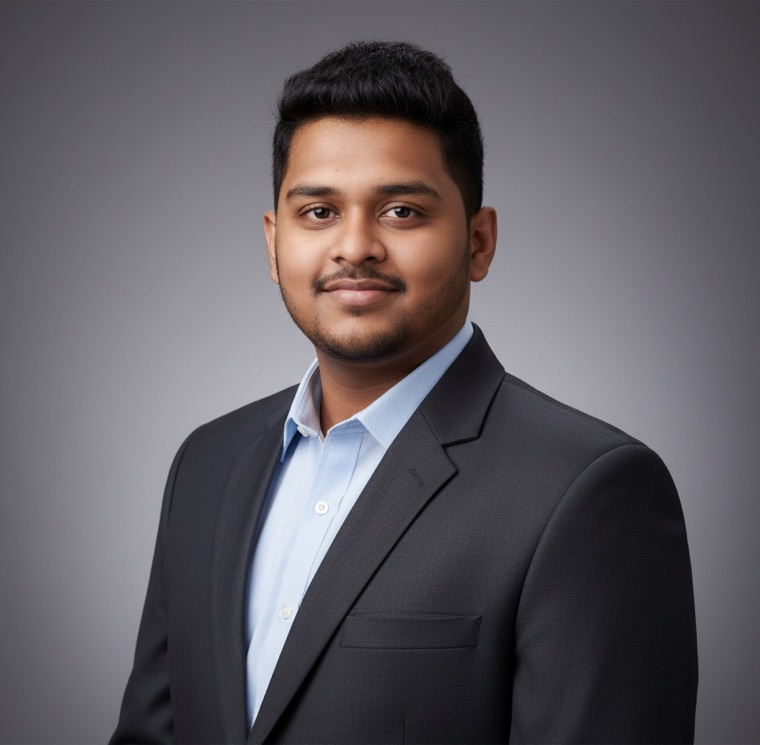
#> input picture assets/portrait.png, 760 x 745 px, found by its file name
$ python matte.py public/assets/portrait.png public/assets/portrait-cut.png
#> lines starting #> are read from the running program, lines starting #| are printed output that depends on the picture; after the words box and inside, x2 and y2 are one past the last pixel; in counts of white or black regions, pixels touching at a corner belong together
#> in main, im is the input picture: PIL image 760x745 RGB; mean R, G, B 96.9, 92.8, 98.3
"""Cut the studio backdrop out of the portrait.

The source is a bust on a smooth grey radial gradient. Rather than keying a
single colour (which eats the suit's shadow side and leaves a halo in the
hair), this models the backdrop as a smooth surface fitted from the border
pixels, then treats the per-pixel distance from that surface as coverage.

    python3 scripts/matte.py public/assets/portrait.png public/assets/portrait-cut.png

Output is a straight-alpha RGBA PNG, cropped to the subject's bounding box.
"""

import sys
import numpy as np
from PIL import Image, ImageFilter


def _basis(xs, ys, w, h):
    """Cubic polynomial basis — flexible enough for a studio vignette."""
    x = (xs / w).astype(np.float64).ravel()
    y = (ys / h).astype(np.float64).ravel()
    return np.stack([
        np.ones_like(x), x, y,
        x * x, y * y, x * y,
        x ** 3, y ** 3, x * x * y, x * y * y,
    ], 1)


def background_model(rgb, border=16, rounds=4):
    """Learn the backdrop as a smooth surface, then let it learn its own glow.

    A border-only fit is not enough: this backdrop carries a vignette that
    brightens right where the subject stands, and the residual there reads as
    "subject", leaving a grey halo hugging the shoulders. So the fit is run
    EM-style — fit, decide which pixels look like backdrop, refit including
    them — which absorbs the glow while the person stays far from the surface.
    """
#> called with border = 16, rounds = 4
    h, w, _ = rgb.shape
#> h = 745; w = 760
    ys, xs = np.mgrid[0:h, 0:w]
    G = _basis(xs, ys, w, h)
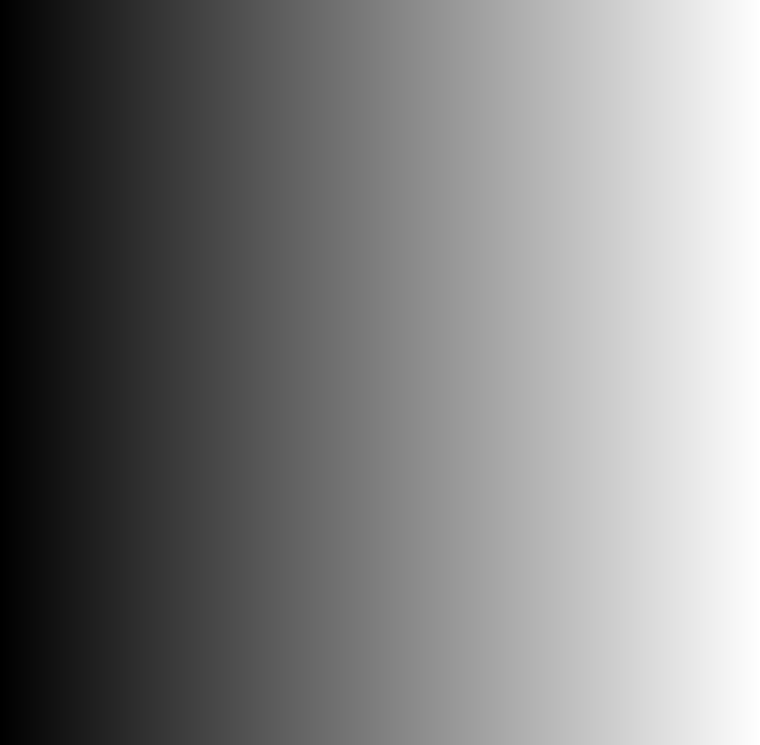
#> xs: shape (745, 760) int64; min 0, max 759, mean 379.5; drawn with min black and max white
    flat = rgb.reshape(-1, 3).astype(np.float64)

    # seed: top band plus the side columns above the shoulders (real backdrop)
    seed = np.zeros((h, w), bool)
    seed[:border, :] = True
    upper = int(h * 0.45)
#> upper = 335
    seed[:upper, :border] = True
    seed[:upper, -border:] = True
    keep = seed.ravel()

    surface = None
    for i in range(rounds):
        coefs = [np.linalg.lstsq(G[keep], flat[keep, c], rcond=None)[0] for c in range(3)]
        surface = np.stack([G @ coefs[c] for c in range(3)], 1)
        resid = np.sqrt(((flat - surface) ** 2).sum(1))
        # loosen once, then tighten: absorb the glow, never absorb the subject
        cut = (70.0, 55.0, 45.0, 40.0)[min(i, 3)]
        keep = resid < cut
        keep |= seed.ravel()                     # the seed is always backdrop

    return surface.reshape(h, w, 3)


def largest_component(mask):
    """Keep only the biggest blob — drops speckle without touching the edge."""
    h, w = mask.shape
#> h = 745; w = 760
    label = np.zeros((h, w), np.int32)
    cur, sizes = 0, {}
    nbr = ((1, 0), (-1, 0), (0, 1), (0, -1))
    for sy in range(h):
        for sx in range(w):
            if not mask[sy, sx] or label[sy, sx]:
                continue
            cur += 1
            stack, n = [(sy, sx)], 0
            label[sy, sx] = cur
            while stack:
                y, x = stack.pop()
                n += 1
                for dy, dx in nbr:
                    ny, nx = y + dy, x + dx
                    if 0 <= ny < h and 0 <= nx < w and mask[ny, nx] and not label[ny, nx]:
                        label[ny, nx] = cur
                        stack.append((ny, nx))
            sizes[cur] = n
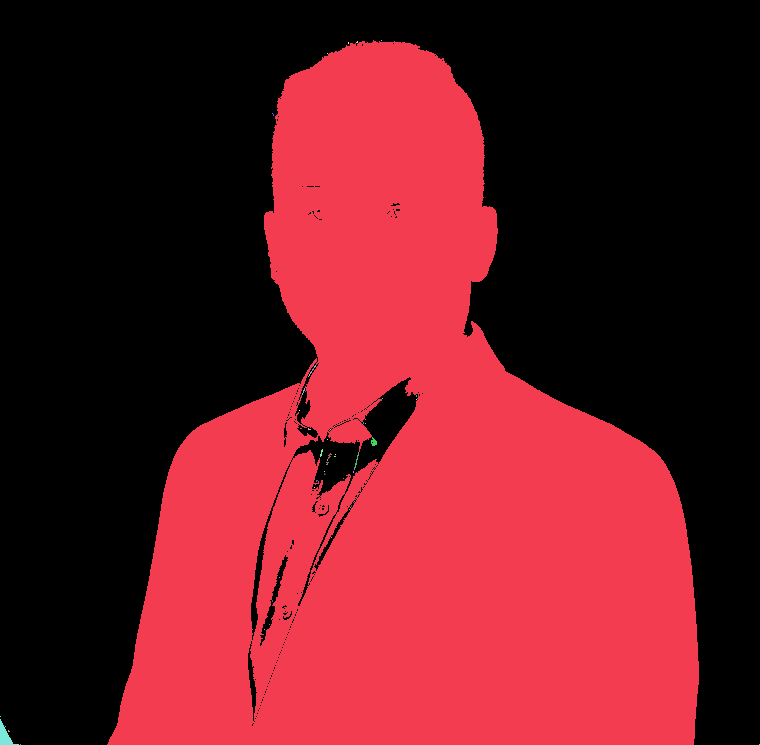
#> label: shape (745, 760) int32; 60 distinct labels, from 0 to 59; one colour per label, 0 black
#> after the loop, cur = 59
    if not sizes:
        return mask
    keep = max(sizes, key=sizes.get)
#> keep = 1
    return label == keep


def fill_holes(mask):
    """Flood the background in from the frame edge; anything unreached is inside."""
    h, w = mask.shape
#> h = 745; w = 760
    outside = np.zeros((h, w), bool)
    stack = []
    for x in range(w):
        for y in (0, h - 1):
            if not mask[y, x] and not outside[y, x]:
                outside[y, x] = True; stack.append((y, x))
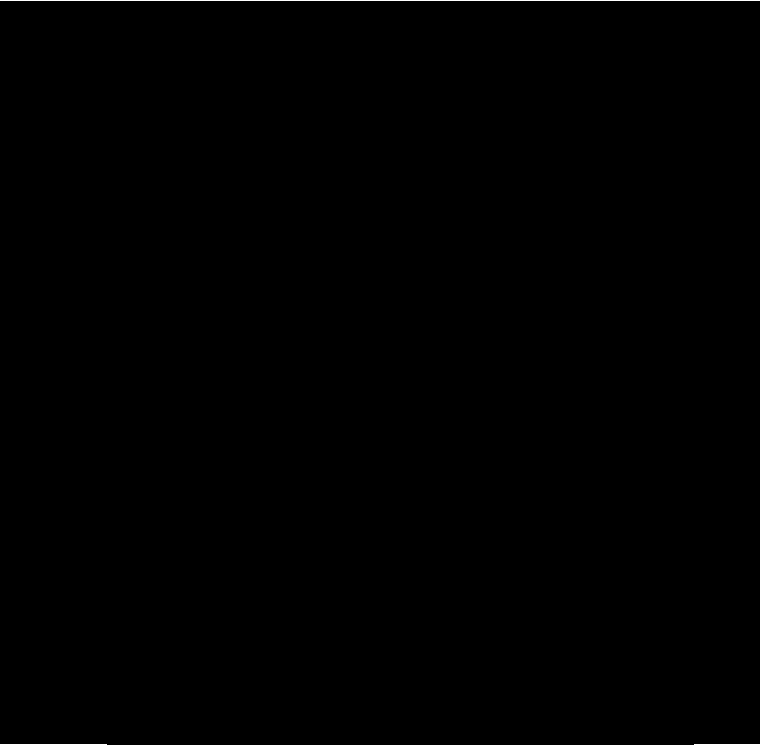
#> outside: shape (745, 760) bool; 0.16% white in thin lines or dots
    for y in range(h):
        for x in (0, w - 1):
            if not mask[y, x] and not outside[y, x]:
                outside[y, x] = True; stack.append((y, x))
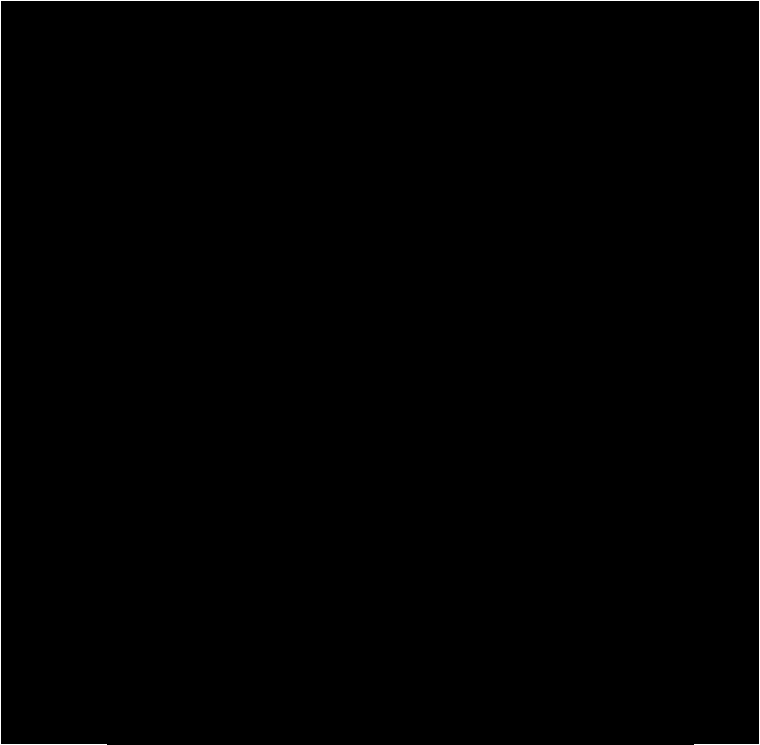
#> outside: shape (745, 760) bool; 0.43% white in thin lines or dots
    while stack:
        y, x = stack.pop()
        for dy, dx in ((1, 0), (-1, 0), (0, 1), (0, -1)):
            ny, nx = y + dy, x + dx
            if 0 <= ny < h and 0 <= nx < w and not mask[ny, nx] and not outside[ny, nx]:
                outside[ny, nx] = True; stack.append((ny, nx))
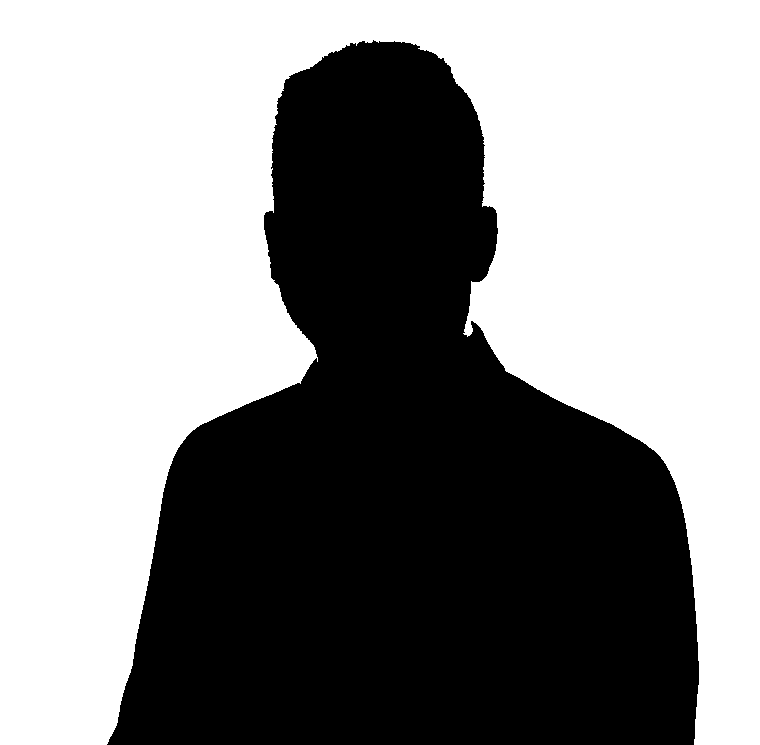
#> outside: shape (745, 760) bool; 55.6% white; 1 black region, box (x1, y1, x2, y2) and area: (107, 40, 699, 745) 251612
#> after the loop, stack = []
    return ~outside


def _morph(mask, size, op):
    f = ImageFilter.MaxFilter(size) if op == 'dilate' else ImageFilter.MinFilter(size)
    img = Image.fromarray((mask * 255).astype(np.uint8)).filter(f)
    return np.asarray(img) > 127


def main(src, dst):
    im = Image.open(src).convert('RGB')
    rgb = np.asarray(im).astype(np.float64)

    bg = background_model(rgb)
    dist = np.sqrt(((rgb - bg) ** 2).sum(2))

    # A hard core decides WHO the subject is. Distance alone can't: the backdrop
    # carries a vignette glow the quadratic won't model, and thresholding that
    # leaves a grey halo hugging the subject. So: take a confident core, then
    # only soften a narrow band around its boundary (that band is the hair).
    core = fill_holes(largest_component(dist > 40.0))

    inner = _morph(core, 7, 'erode')     # certainly subject
#> in _morph, `img = Image.fromarray((mask * 255).astype(np.uint8)).filter(f)`: img: PIL image 760x745 L; 43.2% white; 1 white region, box (x1, y1, x2, y2) and area: (112, 45, 696, 745) 244799
    outer = _morph(core, 9, 'dilate')    # everything beyond is certainly backdrop
#> in _morph (call 2), `img = Image.fromarray((mask * 255).astype(np.uint8)).filter(f)`: img: PIL image 760x745 L; 46% white; 1 white region, box (x1, y1, x2, y2) and area: (103, 36, 703, 745) 260629

    soft = np.clip((dist - 12.0) / 30.0, 0, 1)          # fractional coverage
    alpha = np.where(inner, 1.0, np.where(outer, soft, 0.0))

    a = Image.fromarray((alpha * 255).astype(np.uint8)).filter(ImageFilter.GaussianBlur(0.7))
    alpha = np.asarray(a).astype(np.float64) / 255.0
    alpha = np.where(outer, alpha, 0.0)                  # blur must not leak outward
    alpha = np.maximum(alpha, inner.astype(np.float64))
    alpha = alpha * alpha * (3 - 2 * alpha)              # crisp up the mid-band

    # de-fringe: pull backdrop spill out of the partially covered edge pixels
    edge = (alpha > 0.02) & (alpha < 0.98)
#> edge: shape (745, 760) bool; 0.85% white; 4 white regions (3 under 20 px), largest, box (x1, y1, x2, y2) and area: (103, 38, 703, 745) 4834
    safe = np.maximum(alpha, 1e-3)[..., None]
    unspilled = np.clip((rgb - bg * (1 - safe)) / safe, 0, 255)
    rgb_out = np.where(edge[..., None], unspilled, rgb)

    img = Image.fromarray(np.dstack([rgb_out, alpha * 255]).astype(np.uint8), 'RGBA')
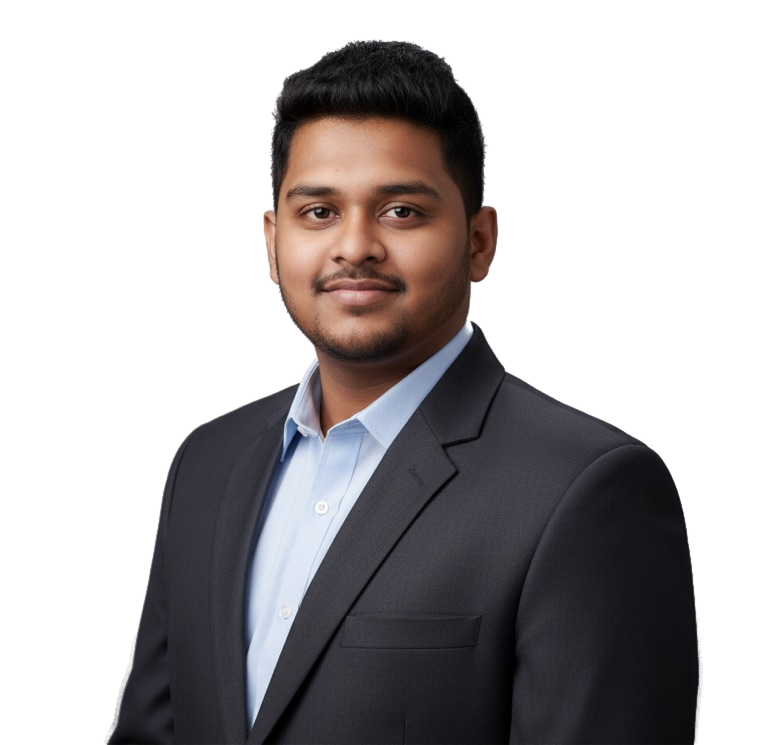
#> img: PIL image 760x745 RGBA; mean R, G, B, A 96.7, 92.6, 98, 113.6; transparent parts drawn white
    bbox = img.getbbox()
#> bbox = (103, 38, 703, 745)
    if bbox:
        img = img.crop(bbox)
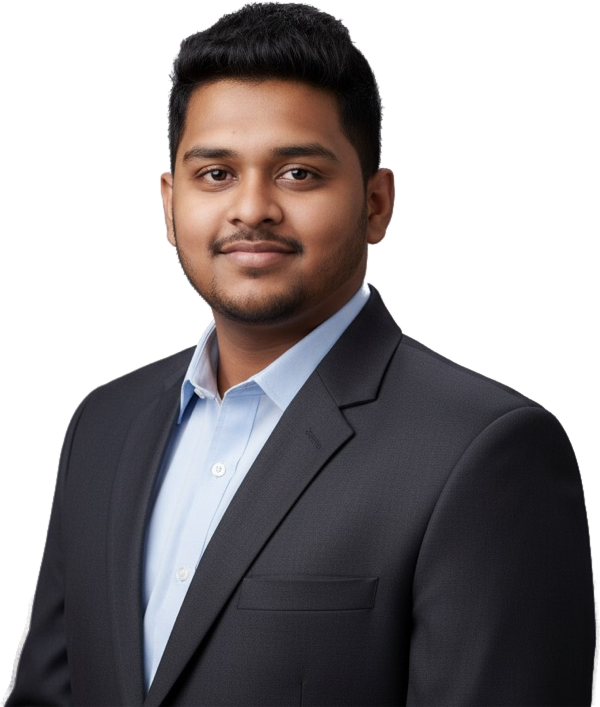
#> img: PIL image 600x707 RGBA; mean R, G, B, A 96.2, 91.1, 95.9, 151.7; transparent parts drawn white
    img.save(dst)
    print(f'{dst}  {img.size[0]}x{img.size[1]}  subject covers {(alpha > 0.5).mean()*100:.1f}% of source')
#| public/assets/portrait-cut.png  600x707  subject covers 44.5% of source


if __name__ == '__main__':
    main(sys.argv[1] if len(sys.argv) > 1 else 'public/assets/portrait.png',
         sys.argv[2] if len(sys.argv) > 2 else 'public/assets/portrait-cut.png')
